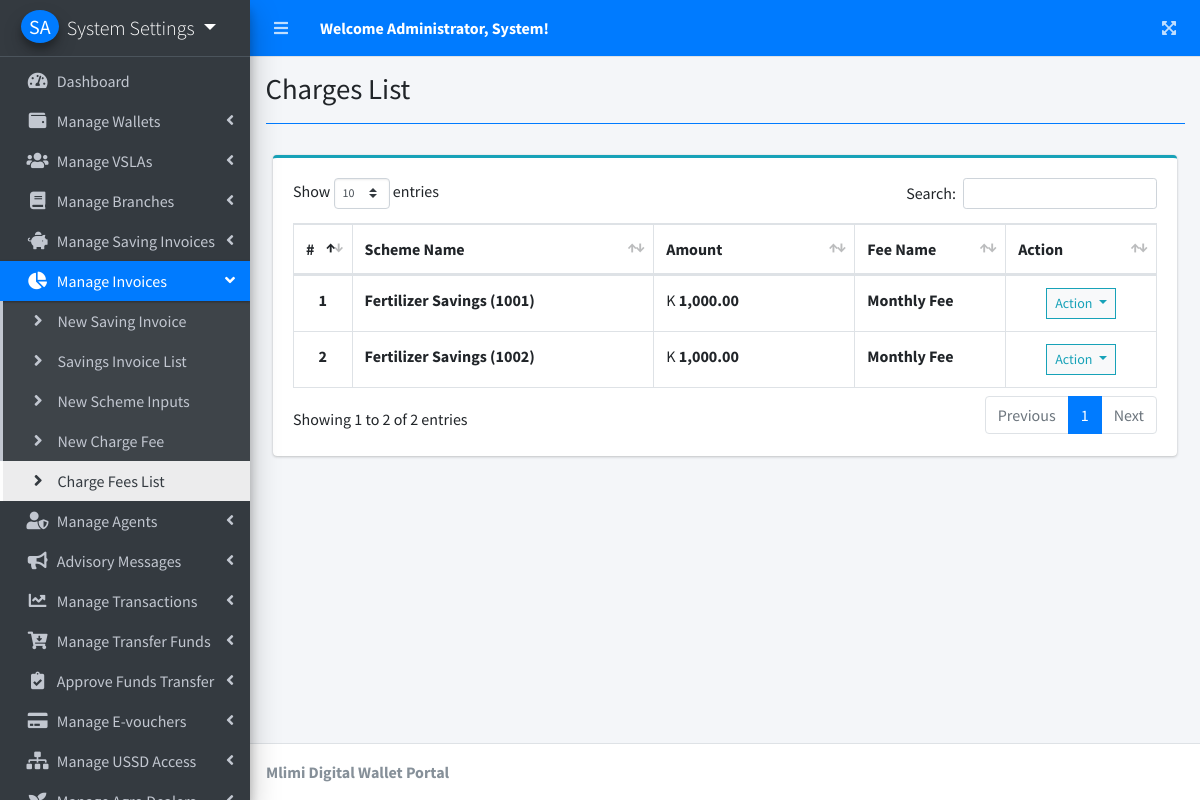
/?page=charges_list (signed in), run on the app's committed database.
### tables this page shows
CREATE TABLE `charge_fees` (
  `id` int(30) NOT NULL,
  `scheme_id` int(30) NOT NULL,
  `name` varchar(100) NOT NULL,
  `amount` float NOT NULL
);

CREATE TABLE `saving_schemes` (
  `id` int(30) NOT NULL,
  `scheme_name` varchar(100) NOT NULL,
  `target_savings_amount` float NOT NULL,
  `monthly_deductible` tinyint(1) NOT NULL DEFAULT 0
);

### charges_list.php (the view, shortened to what this page needs)
<?php include'db_connect.php' ?>
<div class="col-lg-12">
	<div class="card card-outline card-info">
		<div class="card-body">
			<table class="table table-hover table-bordered" id="list">
				<colgroup>
					<col width="5%">
					<col width="30%">
					<col width="20%">
					<col width="15%">
					<col width="15%">
				</colgroup>
				<thead>
					<tr>
						<th>#</th>
						<th>Scheme Name</th>
						<th>Amount</th>
						<th>Fee Name</th>
						<th>Action</th>
					</tr>
				</thead>
				<tbody>
					<?php
					$i = 1;
					$qry = $conn->query("SELECT c.id AS fee_id, c.scheme_id, c.name AS fee_name, c.amount AS fee_amount, s.scheme_name FROM charge_fees c JOIN saving_schemes s ON c.scheme_id = s.id");
					while($row= $qry->fetch_assoc()):
					?>
					<tr>
						<th class="text-center"><?php echo $i++ ?></th>
						<td><b><?php echo ucwords(strtolower($row['scheme_name'])) ?></b></td>
						<td>K <b><?php echo number_format($row['fee_amount'], 2) ?></b></td>
						<td><b><?php echo $row['fee_name'] ?></b></td>
						<td class="text-center">
							<button type="button" class="btn btn-default btn-sm btn-flat border-info wave-effect text-info dropdown-toggle" data-toggle="dropdown" aria-expanded="true">
		                      Action
		                    </button>
						</td>
					</tr>
				<?php endwhile; ?>
				</tbody>
			</table>
		</div>
	</div>
</div>

### data on the page
charge_fees: saving_schemes.scheme_name "Fertilizer Savings (1001)", amount "1,000.00", name "Monthly Fee"
charge_fees: saving_schemes.scheme_name "Fertilizer Savings (1002)", amount "1,000.00", name "Monthly Fee"

### other printed values
$_SESSION['login_name'] "Administrator, System"
$title "Charges List"
